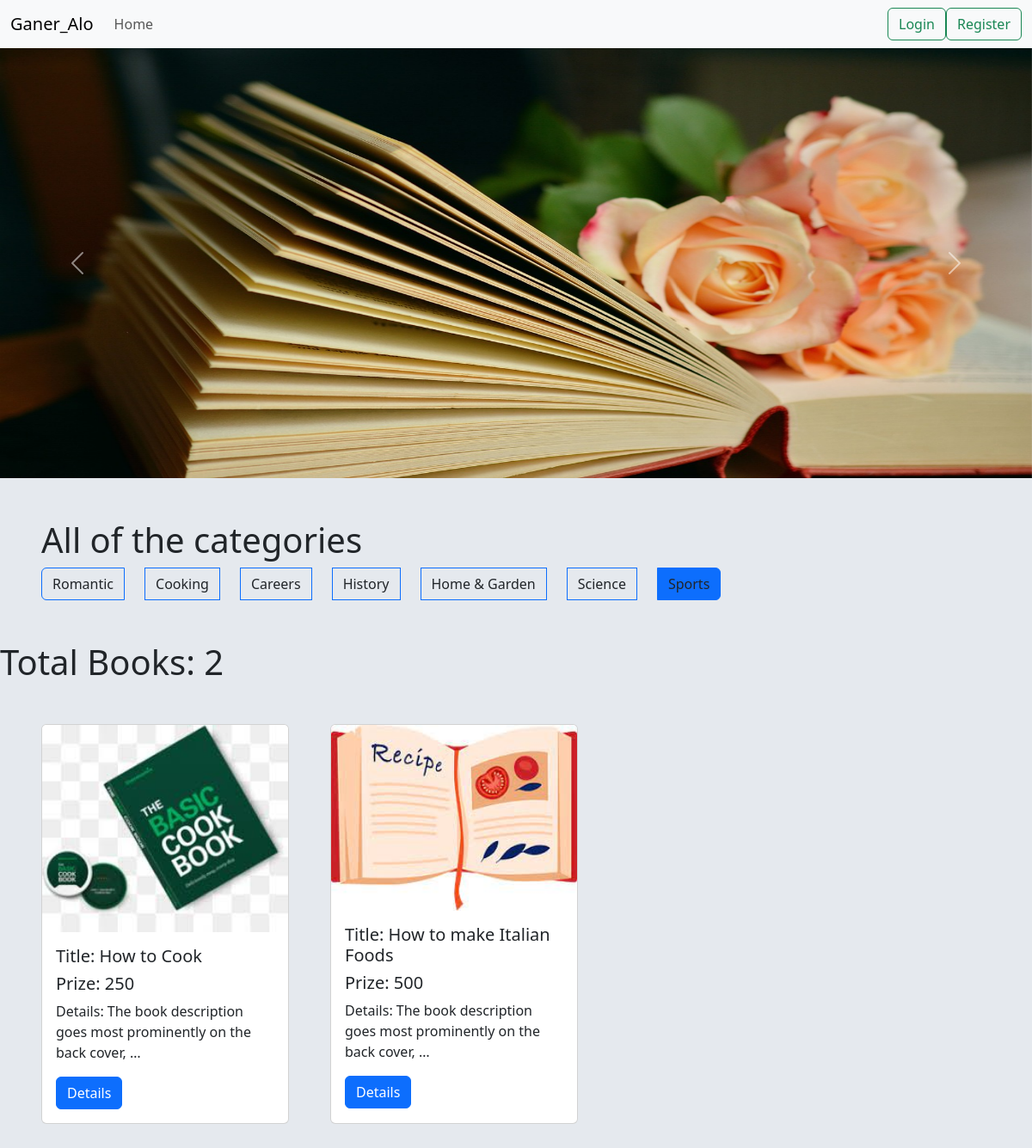
/category/cooking/, run on the app's committed database.
### category/models.py (models this page shows, shortened)
class CategoryModel(models.Model):
    name=models.CharField(max_length=50)
    slug=models.SlugField(max_length=50)

### books/models.py (models this page shows, shortened)
class Books(models.Model):
   user=models.ForeignKey(User, related_name='user',on_delete=models.CASCADE)
   image = models.ImageField(upload_to = 'images/')
   title = models.CharField(max_length = 200)
   prize=models.IntegerField()
   details = models.TextField(default = '')
   category=models.ManyToManyField(CategoryModel)

### gaaneralo/views.py (the view)
# urls.py: path('',views.home, name='home'),
def home(request, category_slug=None):
    data = Books.objects.all()
    if category_slug is not None:
        category = CategoryModel.objects.get(slug=category_slug)
        data = Books.objects.filter(category=category)
    categories = CategoryModel.objects.all()
    return render(request, 'home.html', {'data': data, 'category': categories})

### templates/home.html (shortened to what this page needs)
{% extends 'base.html' %}
{% load static %}
{% block head_title %}Ganner Alo{% endblock %} {% block content %}
<div id="carouselExample" class="carousel slide">
  <div class="carousel-inner">
    <div class="carousel-item active">
      <img src="{% static 'first.jpg' %}" class="d-block w-100" style="height: 500px;" alt="...">
    </div>
  </div>
  <button class="carousel-control-prev" type="button" data-bs-target="#carouselExample" data-bs-slide="prev">
    <span class="carousel-control-prev-icon" aria-hidden="true"></span>
  </button>
  <button class="carousel-control-next" type="button" data-bs-target="#carouselExample" data-bs-slide="next">
    <span class="carousel-control-next-icon" aria-hidden="true"></span>
  </button>
</div>
  <div class="p-5 m-auto">
    <h1>All of the categories</h1>
    <div class="btn-group gap-4" role="group" aria-label="Basic radio toggle button group">
      {% for cat in category %}
      <label class="btn btn-outline-primary" for="{{ cat.id }}">
        <a href="{% url 'category_wise_post' cat.slug %}" class="text-decoration-none text-dark">{{ cat.name }}</a>
      </label>
      {% endfor %}
    </div>
  </div>
  <h1>Total Books: {{data | length}}</h1>
<div class="d-flex flex-wrap align-content-center gap-5 m-5">
  {%for post in data%}
<div class="card " style="width: 18rem;">
  <img src="{{post.image.url}}" class="card-img-top" alt="...">
  <div class="card-body">
    <h5 class="card-title">Title: {{post.title}}</h5>
    <h5 class="card-title">Prize: {{post.prize}}</h5>
    <p class="card-text">Details: {{post.details|truncatewords:10}}</p>
    <a href="{% url 'details' post.id %}" class="btn btn-primary">Details</a>
  </div>
</div>
{%endfor%}
</div>
{% endblock%}

### data on the page
CategoryModel: name "Romantic"
CategoryModel: name "Cooking"
CategoryModel: name "Careers"
CategoryModel: name "History"
CategoryModel: name "Home & Garden"
CategoryModel: name "Science"
CategoryModel: name "Sports"
Books: image (picture), title "How to Cook", prize "250", details "The book description goes most prominently on the back cover, …"
Books: image (picture), title "How to make Italian Foods", prize "500", details "The book description goes most prominently on the back cover, …"

### other printed values
{{ data | length }} "2"
